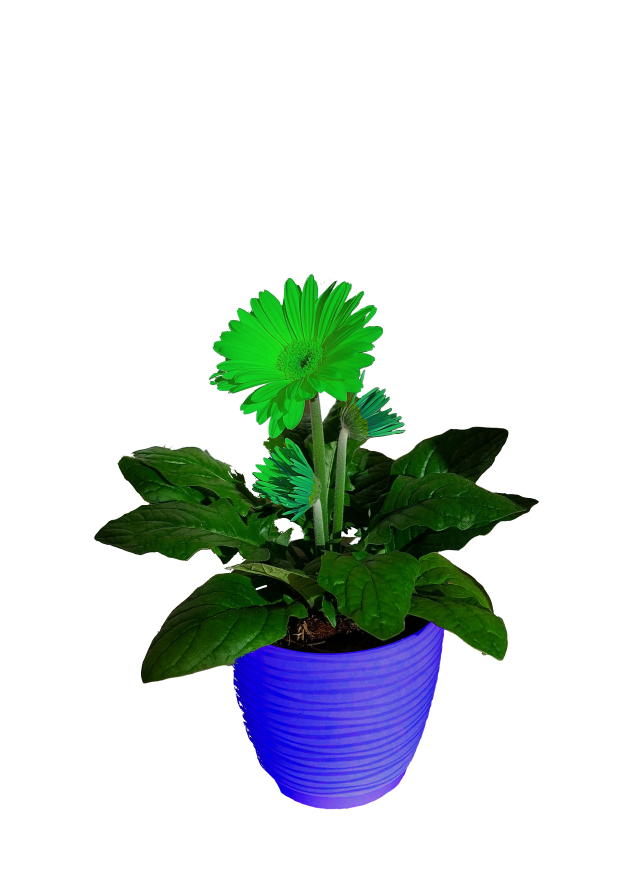
#> input picture resources/pots/green_deepblue.jpg, 2480 x 3508 px (shown at 1/4 size)
$ jupyter execute --allow-errors irrelvence_induced_agnosia.ipynb
#> lines starting #> are read from the running program, lines starting #| are printed output that depends on the picture; after the words box and inside, x2 and y2 are one past the last pixel; in counts of white or black regions, pixels touching at a corner belong together
[cell 1]
# choose experiment 1 or 2
expe_num = 2

[cell 2]
import os
import pandas as pd
import numpy as np
import matplotlib.pyplot as plt
from datetime import datetime
from scipy.stats import norm
from statsmodels.stats.contingency_tables import Table2x2
from math import lgamma, exp, log
import math
import cv2

[cell 3]
# [18 lines left out: function eval_situational, not called in this run]

def eval_fun(df, col):
    return [eval(rt)[0] for rt in df[col]]

[cell 4]
# [52 lines left out: function clean_data, not called in this run]

[cell 5]
# Define original column names and their new names
col_names_keep = {
    'participant': 'sub',
    'relevant_object': 'rel',
    'flower_color': 'flower_color',
    'vase_color': 'vase_color',
    'train_mouse.time': 'train_rt',
    'train_mouse.corr': 'train_success',
    'mouse_random.time': 'random_task_rt',
    'mouse_random.corr': 'random_task_success',
    'trial_mouse.time': 'trial_rt',
    'trial_mouse.corr': 'trial_success',
    'conf_mouse.time': 'confidance_rt',
    'conf_mouse.clicked_name': 'confidance_answer',
    'surprise_irrelavent_mouse.time': 'surprised_irrelevant_rt',
    'surprise_irrelavent_mouse.corr': 'surprised_irrelevant_success',
    'surprise_relavent_mouse.time': 'surprised_trial_rt',
    'surprise_relavent_mouse.corr': 'surprised_trial_success',
    'conf_mouse_irrellevant.time': 'surprised_confidance_rt',
    'conf_mouse_irrellevant.clicked_name': 'surprised_confidance_answer',
    'language': 'language',
    # 'n_trials': 'n_trials',
    'date': 'date_timestamp',
    'prolific_id' : 'prolific_id'
}

# Folder paths
folder = 'data'
save_folder = 'cleaned_data'
path_to_folder = os.path.join(os.path.dirname(os.getcwd()), folder)
save_path = os.path.join(path_to_folder, save_folder)
removed_subs = []


# Ensure save folder exists
os.makedirs(save_path, exist_ok=True)

if expe_num == 1:
    file_path = os.path.join(path_to_folder, 'Database_IIA.csv')
    subjects_to_remove = ['67acd0613d7ac65fd6711f58', '5ddf074601fadfe804d466a2'] # multipule answeres by same particpent experiment 1

elif expe_num ==2:
    file_path = os.path.join(path_to_folder, 'Database_IIA_ROT.csv') # for experiment 1 -  Database_IIA
    subjects_to_remove = ['668bf5474a2939ef58354d28',
                          '673272776cc79a6dfab966d1',
                          '6743528bc1bf31373949c647',
                          '6743528bc1bf31373949c647',
                          '612962f44f151ddfd0298c52',
                           '67700724f07c694ad429287a'] # multipule answeres by same particpent experiment

dataframes = []
removed_subs =[]

#> (the rest of this cell did not finish here and is left out)

[cell 6]
random_task = []
random_task_rt = []

first_irrelevant = []
first_irrelevant_rt = []

rest_irrelevant = []
rest_irrelevant_rt = []

trial_task = []
trial_rt = []

first_trial_sup = []
first_trial_sup_rt = []

rest_trial_sup = []
rest_trial_sup_rt = []

train_task = []
train_rt = []


#> (the rest of this cell did not finish here and is left out)

[cell 7]
z = norm.ppf(0.975)  # 1.96 for 95% CI

def proportion_ci(data):
    p = np.mean(data)
    n = len(data)
    se = np.sqrt(p * (1 - p) / n)
    return p, p - z * se, p + z * se

print("\n--- Percent Correct Results with 95% Confidence Intervals ---\n")

p, low, high = proportion_ci(train_task)
print(f"1. Train percent correct: {p:.2f} [95% CI: {low:.2f}, {high:.2f}]")

p, low, high = proportion_ci(trial_task)
print(f"2. Trial percent correct: {p:.2f} [95% CI: {low:.2f}, {high:.2f}]")

p, low, high = proportion_ci(random_task)
print(f"3. After the 4 questions percent correct: {p:.2f} [95% CI: {low:.2f}, {high:.2f}]")

combined_rest = np.concatenate([rest_irrelevant, rest_trial_sup])
p, low, high = proportion_ci(combined_rest)
print(f"4. Percent correct last 3 trials: {p:.2f} [95% CI: {low:.2f}, {high:.2f}]")

p, low, high = proportion_ci(first_irrelevant)
print(f"5. Overall first surprise percent correct: {p:.2f} [95% CI: {low:.2f}, {high:.2f}]")

p, low, high = proportion_ci(rest_irrelevant)
print(f"6. Overall rest surprise percent correct: {p:.2f} [95% CI: {low:.2f}, {high:.2f}]")

p, low, high = proportion_ci(first_trial_sup)
print(f"7. First relevant percent correct: {p:.2f} [95% CI: {low:.2f}, {high:.2f}]")

[cell 8]
n_trials = {
    "Train": len(train_task),
    "Trial": len(trial_task),
    "Random task": len(random_task),
    "Surprise-Irrelevant": len(first_irrelevant),
    "Surprise-Relevant": len(first_trial_sup),
    "After surprise": (len(rest_irrelevant))
}

# Compute means (percent correct)
percent_corrects = {
    "Train": np.mean(train_task),
    "Trial": np.mean(trial_task),
    "Random task": np.mean(random_task),
    "Surprise-Irrelevant": np.mean(first_irrelevant),
    "Surprise-Relevant": np.mean(first_trial_sup),
    "After surprise": (np.mean(rest_irrelevant) + np.mean(rest_trial_sup)) / 2
}
col_used = [train_task,trial_task, random_task,first_irrelevant, first_trial_sup, rest_irrelevant + rest_trial_sup ]
font_size = 18

# Compute 95% confidence intervals
confidence_intervals = {}
for key, data in zip(percent_corrects.keys(), col_used):
    p = percent_corrects[key]  # Mean percent correct
    n = n_trials[key]  # Number of trials
    se = np.std(data, ddof=1) / np.sqrt(n)
    ci = 1.96 * se  # 95% CI
    confidence_intervals[key] = ci

# Convert dictionaries to lists for plotting
categories = list(percent_corrects.keys())
values = list(percent_corrects.values())
errors = list(confidence_intervals.values())

plt.rcParams['font.family'] = 'Times New Roman'

# Create the bar plot with confidence intervals
plt.figure(figsize=(10, 6))
bars = plt.bar(categories, values,
               color=['#0072B2', '#009E73', '#D55E00', '#E69F00', '#CC79A7', '#56B4E9'],
               yerr=errors, capsize=5, error_kw=dict(ecolor='black', linewidth=1.5))

# Add a horizontal dashed line at 0.25 (chance level)
plt.axhline(y=0.25, color='black', linestyle='--', linewidth=1.5, alpha=0.8)

# Gridlines for better readability
plt.grid(True, axis='y', linestyle='--', alpha=0.7)

# Labels and title

plt.ylabel('Success proportion', fontsize=font_size)
if expe_num == 1:
    plt.title(f'Experiment 1, static image', fontsize=font_size*1.5)
elif expe_num == 2:
    plt.title(f'Experiment 2, rotation', fontsize=font_size*1.5)

# Y-axis limits from 0 to 1 for percentages
plt.ylim(0, 1.19)

# Rotate x-axis labels for better readability
plt.xticks(rotation=45, ha='right', fontsize=font_size)
plt.yticks(fontsize=font_size)

# Adjust layout
plt.tight_layout()
plt.savefig(f"{path_to_folder}/descriptive_stats_experiment_{expe_num}.png", dpi=300, bbox_inches='tight')
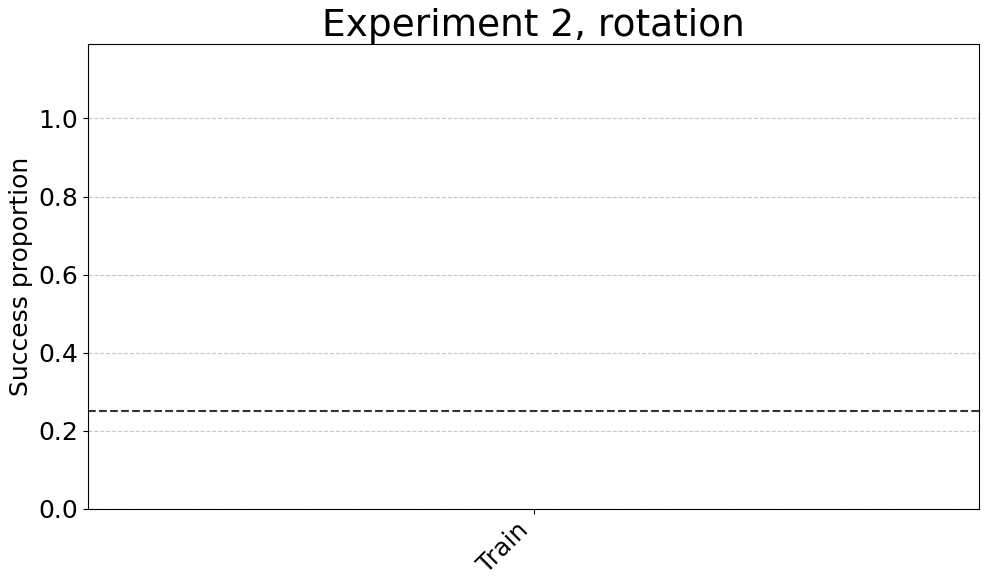
#> figure drawn by matplotlib, 1 panel
plt.show()

# calculate base factor

[cell 9]
# manual method
def beta_pdf(x, a, b):
    return 1/(exp((a-1)*log(x) + (b-1)*log(1-x) - (lgamma(a)+lgamma(b)-lgamma(a+b))))

def log_beta(a,b):
    return lgamma(a)+lgamma(b)-lgamma(a+b)

n_rand = sum(random_task) + 1
print(f'random_task success = {n_rand}')

n_irrel = sum(first_irrelevant) + 1
print(f'irrel success = {n_irrel}')

len_total = len(random_task) + 2 # +1 will be negated when i decrease the +1 added to the other
print(f'n_trials = {len_total -2 }')


print(f'base_facter random > 0.25 = {beta_pdf(0.25, n_rand, (len_total - n_rand))}')
print(f'base_facter irrelvent > 0.25 = {beta_pdf(0.25, n_irrel, (len_total - n_irrel))}')

data_pooled =  sum(random_task) + sum(first_irrelevant) + 1
n_total = len(random_task) + len(first_irrelevant) + 2

bf_log = log_beta(n_rand, (len_total - n_rand)) + log_beta(n_irrel, (len_total - n_irrel)) - log_beta(data_pooled,(n_total - data_pooled)) + log_beta(1,1) # last term B(1,1)=1 so log_beta(1,1)=0

print(f'base_factor not equal = {math.exp(bf_log)}')

[cell 10]
# using scipy

from scipy.stats import beta
from scipy.special import beta as bety

print(f' base_facter random > 0.25 = {1/beta.pdf(0.25, n_rand, (len_total - n_rand))}')
print(f' base_facter random > 0.25 = {1/beta.pdf(0.25, n_irrel, (len_total - n_irrel))}')


print(f' base_factor not equal = {(bety(n_rand, (len_total - n_rand)) * bety(n_irrel, (len_total - n_irrel))) / bety(data_pooled,(n_total - data_pooled))}')

results are equal and therfore verified.

## image white area

[cell 11]
# Load the image
path_stimuli = os.path.join(os.path.dirname(os.getcwd()),'resources','pots', 'green_deepblue.jpg' )
image = cv2.imread(path_stimuli)
#> image is the input picture: shape (3508, 2480, 3); mean B, G, R 213.9, 216.9, 207.6

# Convert to grayscale
gray = cv2.cvtColor(image, cv2.COLOR_BGR2GRAY)
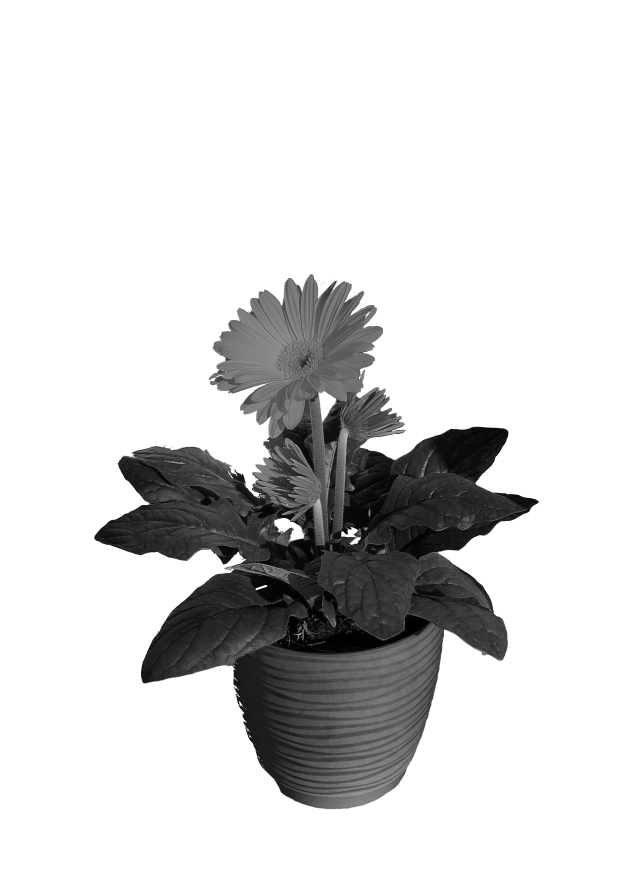
#> gray: shape (3508, 2480) (shown at 1/4 size); min 0, max 255, mean 213.8

# Threshold to consider a pixel "white"
# You can adjust the threshold value (e.g., 245 for near-white)
_, white_mask = cv2.threshold(gray, 250, 255, cv2.THRESH_BINARY)
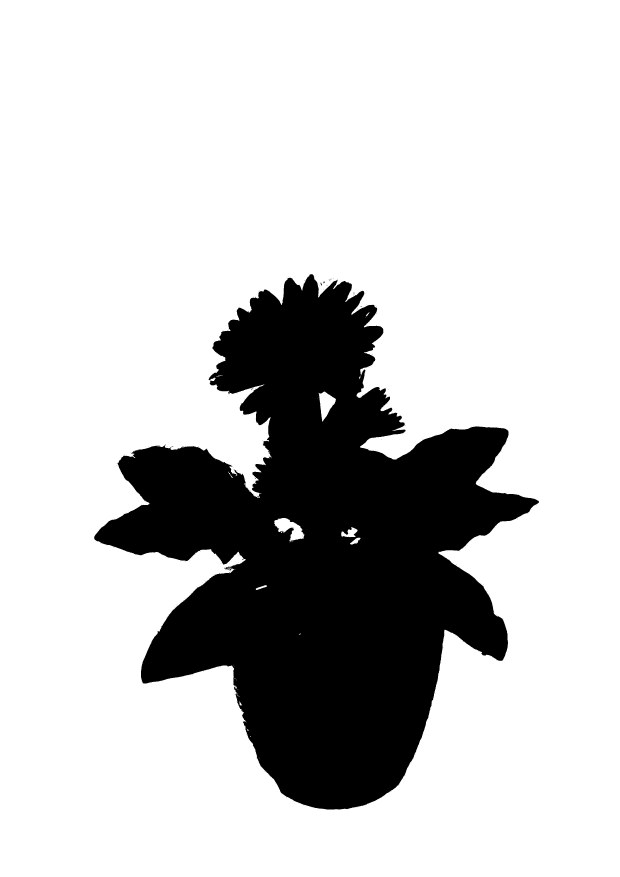
#> white_mask: shape (3508, 2480) (shown at 1/4 size); 78.3% white; 389 black regions (386 under 20 px), largest, box (x1, y1, x2, y2) and area: (376, 1097, 2156, 3238) 1885291, (1282, 1131, 1287, 1142) 35, (1294, 1126, 1300, 1133) 27

# Count white pixels
white_pixels = np.sum(white_mask == 255)
#> white_pixels = 6814023
total_pixels = image.shape[0] * image.shape[1]
#> total_pixels = 8699840

# Calculate white area percentage
white_percentage = (white_pixels / total_pixels) * 100
#> white_percentage = 78.32

print(f"White area: {white_percentage:.2f}% of the image,  a total of {white_pixels} pixels")
#| White area: 78.32% of the image,  a total of 6814023 pixels
